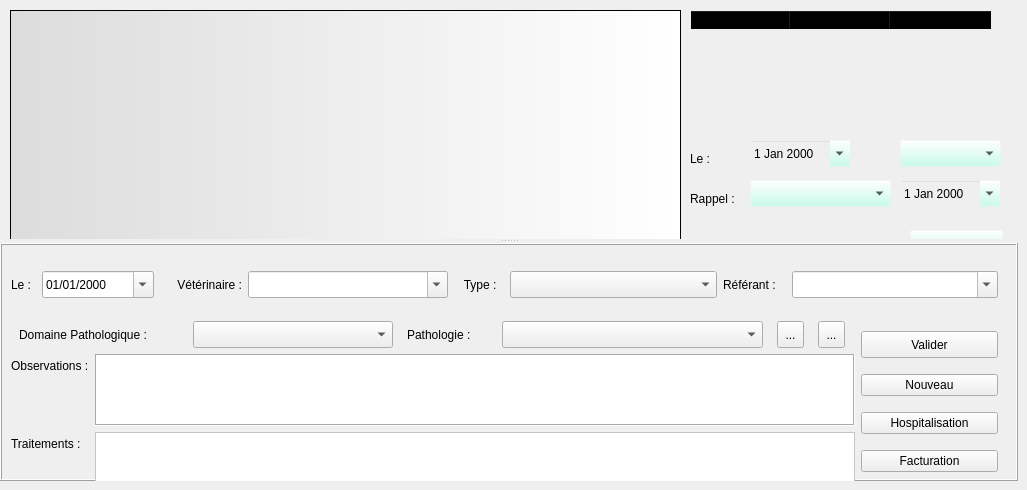
      <widget class="QWidget" name="tab_consulation">
       <attribute name="title">
        <string>Consultation</string>
       </attribute>
       <widget class="QSplitter" name="splitter">
        <property name="geometry">
         <rect>
          <x>0</x>
          <y>0</y>
          <width>1018</width>
          <height>481</height>
         </rect>
        </property>
        <property name="sizePolicy">
         <sizepolicy hsizetype="Preferred" vsizetype="Preferred">
          <horstretch>0</horstretch>
          <verstretch>0</verstretch>
         </sizepolicy>
        </property>
        <property name="maximumSize">
         <size>
          <width>16777215</width>
          <height>16777215</height>
         </size>
        </property>
        <property name="orientation">
         <enum>Qt::Vertical</enum>
        </property>
        <widget class="QFrame" name="frame_med_sup">
         <property name="styleSheet">
          <string notr="true">background-color: rgb(188, 255, 231,0);</string>
         </property>
         <property name="frameShape">
          <enum>QFrame::Box</enum>
         </property>
         <property name="frameShadow">
          <enum>QFrame::Raised</enum>
         </property>
         <widget class="QTableWidget" name="tableWidget_vacciner">
          <property name="geometry">
           <rect>
            <x>690</x>
            <y>10</y>
            <width>311</width>
            <height>121</height>
           </rect>
          </property>
          <property name="rowCount">
           <number>3</number>
          </property>
          <property name="columnCount">
           <number>3</number>
          </property>
          <attribute name="verticalHeaderVisible">
           <bool>false</bool>
          </attribute>
          <row/>
          <row/>
          <row/>
          <column/>
          <column/>
          <column/>
         </widget>
         <widget class="QPushButton" name="button_vacciner">
          <property name="geometry">
           <rect>
            <x>910</x>
            <y>230</y>
            <width>93</width>
            <height>27</height>
           </rect>
          </property>
          <property name="toolTip">
           <string>Ajouter ce vaccin dans le dossier</string>
          </property>
          <property name="text">
           <string>Vacciner</string>
          </property>
         </widget>
         <widget class="QDateEdit" name="dateEdit_vacciner_start">
          <property name="geometry">
           <rect>
            <x>750</x>
            <y>140</y>
            <width>101</width>
            <height>27</height>
           </rect>
          </property>
          <property name="toolTip">
           <string>Date de vaccination</string>
          </property>
          <property name="calendarPopup">
           <bool>true</bool>
          </property>
         </widget>
         <widget class="QDateEdit" name="dateEdit_vacciner_end">
          <property name="geometry">
           <rect>
            <x>900</x>
            <y>180</y>
            <width>101</width>
            <height>27</height>
           </rect>
          </property>
          <property name="toolTip">
           <string>Date de rappel</string>
          </property>
          <property name="calendarPopup">
           <bool>true</bool>
          </property>
         </widget>
         <widget class="QComboBox" name="comboBox_vacciner">
          <property name="geometry">
           <rect>
            <x>900</x>
            <y>140</y>
            <width>101</width>
            <height>27</height>
           </rect>
          </property>
          <property name="toolTip">
           <string>Vaccin</string>
          </property>
         </widget>
         <widget class="QComboBox" name="comboBox_rappel">
          <property name="geometry">
           <rect>
            <x>750</x>
            <y>180</y>
            <width>141</width>
            <height>27</height>
           </rect>
          </property>
          <property name="toolTip">
           <string>Période de rappel</string>
          </property>
         </widget>
         <widget class="QLabel" name="label_2">
          <property name="geometry">
           <rect>
            <x>690</x>
            <y>190</y>
            <width>62</width>
            <height>17</height>
           </rect>
          </property>
          <property name="text">
           <string>Rappel :</string>
          </property>
          <property name="buddy">
           <cstring>comboBox_rappel</cstring>
          </property>
         </widget>
         <widget class="QLabel" name="label_vaccinerStart">
          <property name="geometry">
           <rect>
            <x>690</x>
            <y>150</y>
            <width>31</width>
            <height>17</height>
           </rect>
          </property>
          <property name="text">
           <string>Le :</string>
          </property>
          <property name="buddy">
           <cstring>dateEdit_vacciner_start</cstring>
          </property>
         </widget>
         <widget class="QTextBrowser" name="textBrowser_consultations">
          <property name="geometry">
           <rect>
            <x>10</x>
            <y>10</y>
            <width>671</width>
            <height>401</height>
           </rect>
          </property>
          <property name="styleSheet">
           <string notr="true">background-position: right; background-image:  url(:/newPrefix/images/openvet.png);background-repeat: no-repeat; 
background-color: qlineargradient(spread:pad, x1:0, y1:0, x2:1, y2:0, stop:0 rgba(220, 220, 220, 255), stop:1 rgba(255, 255, 255, 255));</string>
          </property>
         </widget>
        </widget>
        <widget class="QFrame" name="frame_med_inf">
         <property name="sizePolicy">
          <sizepolicy hsizetype="Preferred" vsizetype="Expanding">
           <horstretch>0</horstretch>
           <verstretch>0</verstretch>
          </sizepolicy>
         </property>
         <property name="minimumSize">
          <size>
           <width>0</width>
           <height>0</height>
          </size>
         </property>
         <property name="toolTip">
          <string>Ajouter un commentaire</string>
         </property>
         <property name="styleSheet">
          <string notr="true"/>
         </property>
         <property name="frameShape">
          <enum>QFrame::Box</enum>
         </property>
         <property name="frameShadow">
          <enum>QFrame::Raised</enum>
         </property>
         <widget class="QWidget" name="layoutWidget">
          <property name="geometry">
           <rect>
            <x>11</x>
            <y>11</y>
            <width>987</width>
            <height>246</height>
           </rect>
          </property>
          <layout class="QVBoxLayout" name="verticalLayout_6">
           <item>
            <layout class="QHBoxLayout" name="horizontalLayout">
             <property name="spacing">
              <number>6</number>
             </property>
             <item>
              <widget class="QLabel" name="label_13">
               <property name="maximumSize">
                <size>
                 <width>25</width>
                 <height>27</height>
                </size>
               </property>
               <property name="text">
                <string>Le :</string>
               </property>
               <property name="buddy">
                <cstring>dateEdit_consult</cstring>
               </property>
              </widget>
             </item>
             <item>
              <widget class="QDateEdit" name="dateEdit_consult">
               <property name="sizePolicy">
                <sizepolicy hsizetype="Fixed" vsizetype="Fixed">
                 <horstretch>0</horstretch>
                 <verstretch>0</verstretch>
                </sizepolicy>
               </property>
               <property name="minimumSize">
                <size>
                 <width>112</width>
                 <height>27</height>
                </size>
               </property>
               <property name="maximumSize">
                <size>
                 <width>16777215</width>
                 <height>27</height>
                </size>
               </property>
               <property name="toolTip">
                <string>Date de consultation</string>
               </property>
               <property name="displayFormat">
                <string>dd/MM/yyyy</string>
               </property>
               <property name="calendarPopup">
                <bool>true</bool>
               </property>
              </widget>
             </item>
             <item>
              <widget class="QLabel" name="label">
               <property name="minimumSize">
                <size>
                 <width>82</width>
                 <height>0</height>
                </size>
               </property>
               <property name="maximumSize">
                <size>
                 <width>82</width>
                 <height>27</height>
                </size>
               </property>
               <property name="text">
                <string>Vétérinaire :</string>
               </property>
               <property name="textFormat">
                <enum>Qt::AutoText</enum>
               </property>
               <property name="alignment">
                <set>Qt::AlignRight|Qt::AlignTrailing|Qt::AlignVCenter</set>
               </property>
               <property name="textInteractionFlags">
                <set>Qt::LinksAccessibleByMouse</set>
               </property>
               <property name="buddy">
                <cstring>comboBox_veterinaire</cstring>
               </property>
              </widget>
             </item>
             <item>
              <widget class="MyComboBox" name="comboBox_veterinaire">
               <property name="sizePolicy">
                <sizepolicy hsizetype="Fixed" vsizetype="Fixed">
                 <horstretch>0</horstretch>
                 <verstretch>0</verstretch>
                </sizepolicy>
               </property>
               <property name="minimumSize">
                <size>
                 <width>200</width>
                 <height>27</height>
                </size>
               </property>
               <property name="maximumSize">
                <size>
                 <width>16777215</width>
                 <height>27</height>
                </size>
               </property>
               <property name="toolTip">
                <string>Vétérinaire consultant</string>
               </property>
               <property name="styleSheet">
                <string notr="true">selection-background-color: rgb(255, 255, 127);</string>
               </property>
               <property name="editable">
                <bool>true</bool>
               </property>
               <property name="frame">
                <bool>true</bool>
               </property>
              </widget>
             </item>
             <item>
              <widget class="QLabel" name="label_12">
               <property name="maximumSize">
                <size>
                 <width>50</width>
                 <height>27</height>
                </size>
               </property>
               <property name="text">
                <string>   Type :</string>
               </property>
               <property name="buddy">
                <cstring>comboBox_consultType</cstring>
               </property>
              </widget>
             </item>
             <item>
              <widget class="MyComboBox" name="comboBox_consultType">
               <property name="minimumSize">
                <size>
                 <width>160</width>
                 <height>27</height>
                </size>
               </property>
               <property name="maximumSize">
                <size>
                 <width>16777215</width>
                 <height>27</height>
                </size>
               </property>
               <property name="toolTip">
                <string>Choir le type dominant de la consultation</string>
               </property>
               <property name="styleSheet">
                <string notr="true">selection-background-color: rgb(255, 255, 127);</string>
               </property>
              </widget>
             </item>
             <item>
              <widget class="QLabel" name="label_Referant">
               <property name="maximumSize">
                <size>
                 <width>63</width>
                 <height>27</height>
                </size>
               </property>
               <property name="text">
                <string>Référant :</string>
               </property>
               <property name="buddy">
                <cstring>comboBox_Referant</cstring>
               </property>
              </widget>
             </item>
             <item>
              <widget class="MyComboBox" name="comboBox_Referant">
               <property name="minimumSize">
                <size>
                 <width>181</width>
                 <height>27</height>
                </size>
               </property>
               <property name="maximumSize">
                <size>
                 <width>16777215</width>
                 <height>27</height>
                </size>
               </property>
               <property name="toolTip">
                <string>Choisir un vétérinaire référant</string>
               </property>
               <property name="styleSheet">
                <string notr="true">selection-background-color: rgb(255, 255, 127);</string>
               </property>
               <property name="editable">
                <bool>true</bool>
               </property>
              </widget>
             </item>
            </layout>
           </item>
           <item>
            <layout class="QHBoxLayout" name="horizontalLayout_8">
             <item>
              <layout class="QVBoxLayout" name="verticalLayout_5">
               <item>
                <layout class="QHBoxLayout" name="horizontalLayout_7">
                 <item>
                  <widget class="QLabel" name="label_17">
                   <property name="maximumSize">
                    <size>
                     <width>160</width>
                     <height>27</height>
                    </size>
                   </property>
                   <property name="text">
                    <string>Domaine Pathologique :</string>
                   </property>
                  </widget>
                 </item>
                 <item>
                  <widget class="MyComboBox" name="comboBox_PathologieDomaine">
                   <property name="minimumSize">
                    <size>
                     <width>191</width>
                     <height>27</height>
                    </size>
                   </property>
                   <property name="maximumSize">
                    <size>
                     <width>200</width>
                     <height>27</height>
                    </size>
                   </property>
                   <property name="toolTip">
                    <string>Domaine pathologique dominant de la consultation</string>
                   </property>
                   <property name="styleSheet">
                    <string notr="true">selection-background-color: rgb(255, 255, 127);</string>
                   </property>
                  </widget>
                 </item>
                 <item>
                  <widget class="QLabel" name="label_Pathologie">
                   <property name="minimumSize">
                    <size>
                     <width>81</width>
                     <height>0</height>
                    </size>
                   </property>
                   <property name="maximumSize">
                    <size>
                     <width>81</width>
                     <height>27</height>
                    </size>
                   </property>
                   <property name="text">
                    <string>Pathologie :</string>
                   </property>
                  </widget>
                 </item>
                 <item>
                  <widget class="MyComboBox" name="comboBox_Pathologie">
                   <property name="minimumSize">
                    <size>
                     <width>221</width>
                     <height>27</height>
                    </size>
                   </property>
                   <property name="maximumSize">
                    <size>
                     <width>261</width>
                     <height>27</height>
                    </size>
                   </property>
                   <property name="toolTip">
                    <string>Choisir une Pathologie Dominante pour cette Consultation</string>
                   </property>
                   <property name="styleSheet">
                    <string notr="true">selection-background-color: rgb(255, 255, 127);</string>
                   </property>
                   <property name="editable">
                    <bool>false</bool>
                   </property>
                  </widget>
                 </item>
                 <item>
                  <widget class="QToolButton" name="toolButton_Pathologie">
                   <property name="minimumSize">
                    <size>
                     <width>27</width>
                     <height>27</height>
                    </size>
                   </property>
                   <property name="maximumSize">
                    <size>
                     <width>27</width>
                     <height>27</height>
                    </size>
                   </property>
                   <property name="toolTip">
                    <string>Accès au formulaire de pathologie</string>
                   </property>
                   <property name="text">
                    <string>...</string>
                   </property>
                   <property name="icon">
                    <iconset resource="resources.qrc">
                     <normaloff>:/newPrefix/images/pathologie.png</normaloff>:/newPrefix/images/pathologie.png</iconset>
                   </property>
                   <property name="iconSize">
                    <size>
                     <width>36</width>
                     <height>36</height>
                    </size>
                   </property>
                  </widget>
                 </item>
                 <item>
                  <widget class="QToolButton" name="toolButton_comment">
                   <property name="minimumSize">
                    <size>
                     <width>27</width>
                     <height>27</height>
                    </size>
                   </property>
                   <property name="maximumSize">
                    <size>
                     <width>27</width>
                     <height>27</height>
                    </size>
                   </property>
                   <property name="text">
                    <string>...</string>
                   </property>
                   <property name="icon">
                    <iconset resource="resources.qrc">
                     <normaloff>:/newPrefix/images/info.png</normaloff>:/newPrefix/images/info.png</iconset>
                   </property>
                   <property name="iconSize">
                    <size>
                     <width>48</width>
                     <height>48</height>
                    </size>
                   </property>
                  </widget>
                 </item>
                </layout>
               </item>
               <item>
                <layout class="QFormLayout" name="formLayout">
                 <property name="fieldGrowthPolicy">
                  <enum>QFormLayout::AllNonFixedFieldsGrow</enum>
                 </property>
                 <item row="0" column="0">
                  <widget class="QLabel" name="label_14">
                   <property name="text">
                    <string>Observations :</string>
                   </property>
                  </widget>
                 </item>
                 <item row="0" column="1">
                  <widget class="QTextEdit" name="textEdit_consultObs">
                   <property name="sizePolicy">
                    <sizepolicy hsizetype="Preferred" vsizetype="Preferred">
                     <horstretch>0</horstretch>
                     <verstretch>0</verstretch>
                    </sizepolicy>
                   </property>
                   <property name="minimumSize">
                    <size>
                     <width>760</width>
                     <height>0</height>
                    </size>
                   </property>
                   <property name="maximumSize">
                    <size>
                     <width>16777215</width>
                     <height>111</height>
                    </size>
                   </property>
                   <property name="toolTip">
                    <string>Insérer les observations cliniques</string>
                   </property>
                   <property name="styleSheet">
                    <string notr="true">background-color: rgb(255, 255, 255);</string>
                   </property>
                   <property name="frameShape">
                    <enum>QFrame::Box</enum>
                   </property>
                   <property name="frameShadow">
                    <enum>QFrame::Sunken</enum>
                   </property>
                  </widget>
                 </item>
                 <item row="1" column="0">
                  <widget class="QLabel" name="label_15">
                   <property name="text">
                    <string>Traitements :</string>
                   </property>
                  </widget>
                 </item>
                 <item row="1" column="1">
                  <widget class="QTextEdit" name="textEdit_consultTrait">
                   <property name="sizePolicy">
                    <sizepolicy hsizetype="Fixed" vsizetype="Fixed">
                     <horstretch>0</horstretch>
                     <verstretch>0</verstretch>
                    </sizepolicy>
                   </property>
                   <property name="minimumSize">
                    <size>
                     <width>760</width>
                     <height>0</height>
                    </size>
                   </property>
                   <property name="maximumSize">
                    <size>
                     <width>16777215</width>
                     <height>51</height>
                    </size>
                   </property>
                   <property name="toolTip">
                    <string>Inserez les traitements</string>
                   </property>
                   <property name="styleSheet">
                    <string notr="true">background-color: rgb(255, 255, 255);</string>
                   </property>
                  </widget>
                 </item>
                </layout>
               </item>
              </layout>
             </item>
             <item>
              <layout class="QVBoxLayout" name="verticalLayout">
               <item>
                <widget class="QPushButton" name="pushButton_valider">
                 <property name="minimumSize">
                  <size>
                   <width>0</width>
                   <height>27</height>
                  </size>
                 </property>
                 <property name="toolTip">
                  <string>Enregistrer cette consultation</string>
                 </property>
                 <property name="text">
                  <string>Valider</string>
                 </property>
                </widget>
               </item>
               <item>
                <widget class="QPushButton" name="pushButton_Nouveau">
                 <property name="toolTip">
                  <string>Nouvelle Consultation</string>
                 </property>
                 <property name="text">
                  <string>Nouveau</string>
                 </property>
                </widget>
               </item>
               <item>
                <widget class="QPushButton" name="pushButton_Hospit">
                 <property name="toolTip">
                  <string>Imprimer la fiche d'hospitalisation</string>
                 </property>
                 <property name="text">
                  <string>Hospitalisation</string>
                 </property>
                </widget>
               </item>
               <item>
                <widget class="QPushButton" name="pushButton_Facturation">
                 <property name="toolTip">
                  <string>Basculer en facturation</string>
                 </property>
                 <property name="text">
                  <string>Facturation</string>
                 </property>
                </widget>
               </item>
              </layout>
             </item>
            </layout>
           </item>
          </layout>
         </widget>
        </widget>
       </widget>
      </widget>
